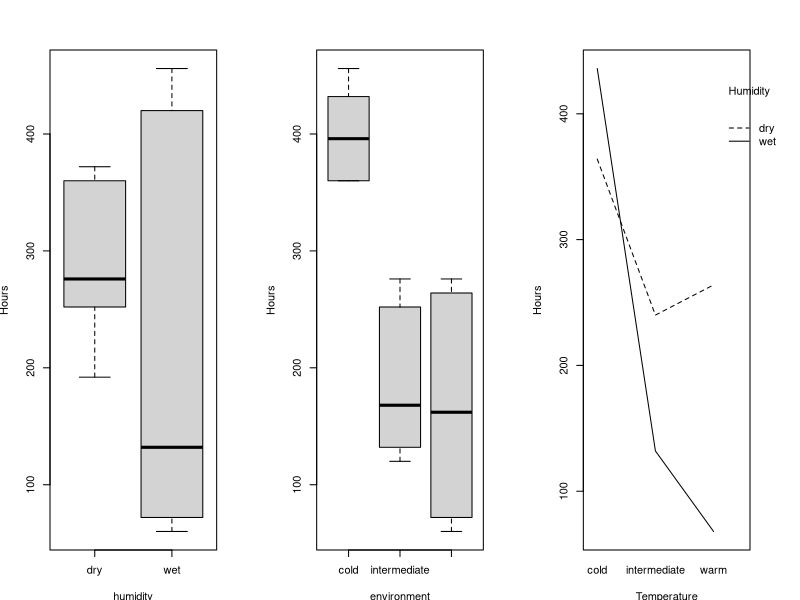
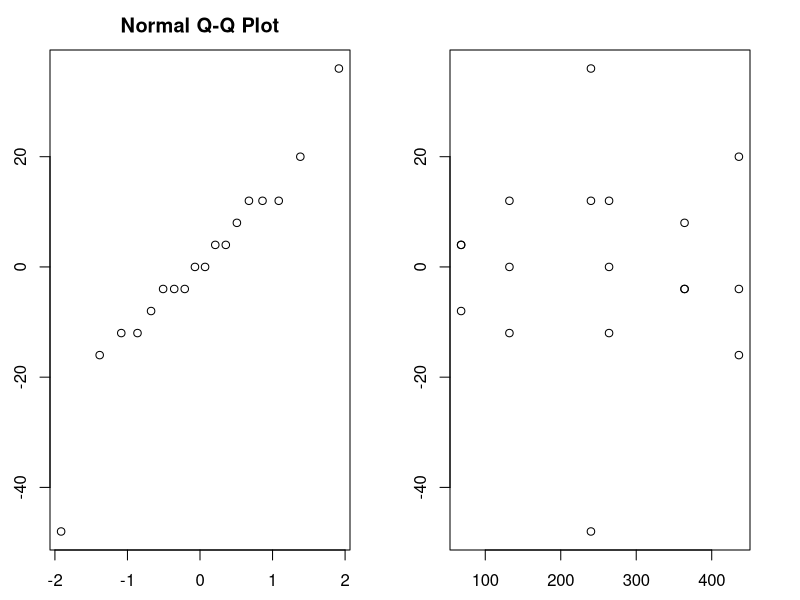
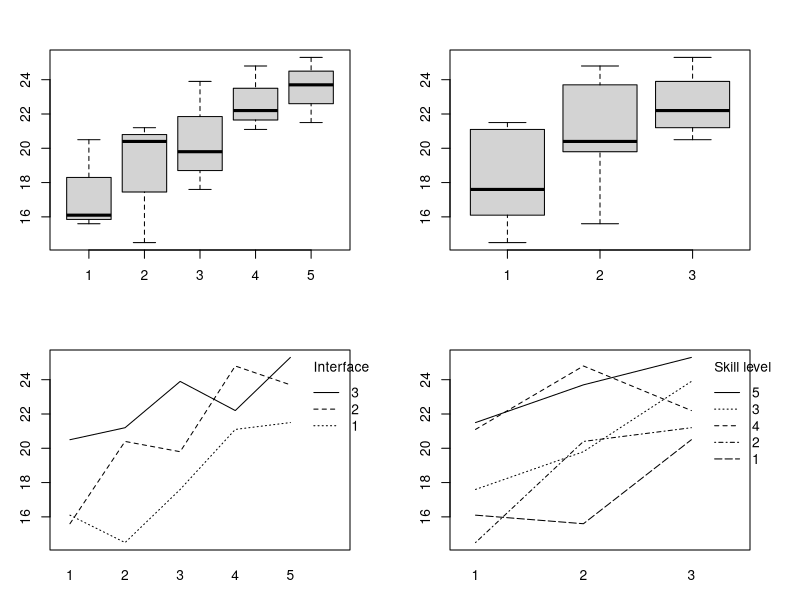
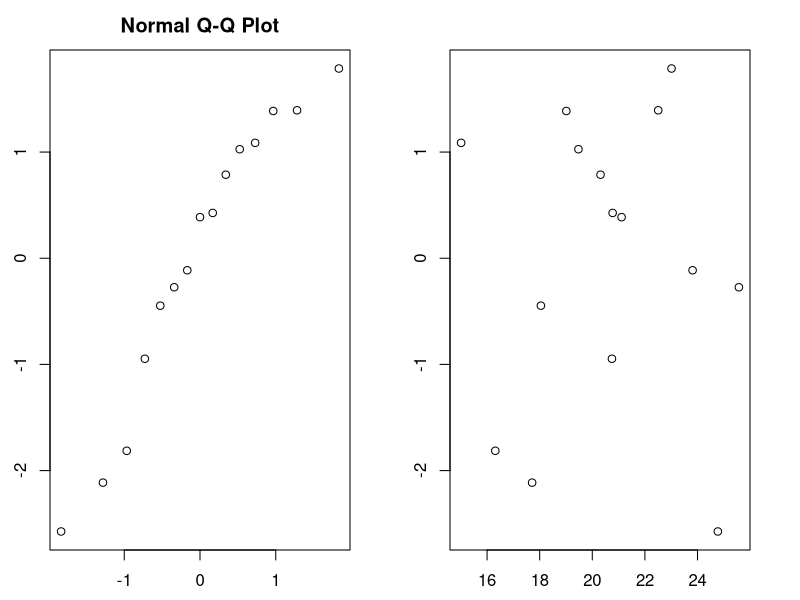
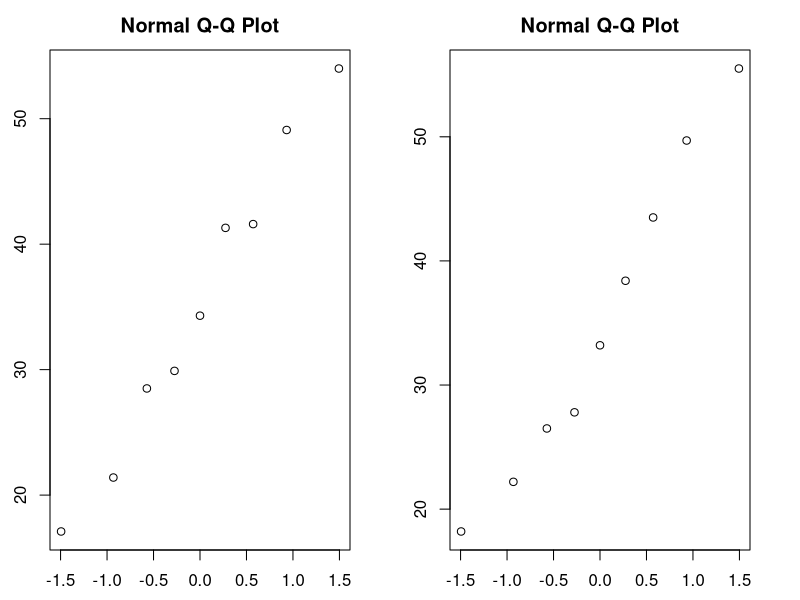
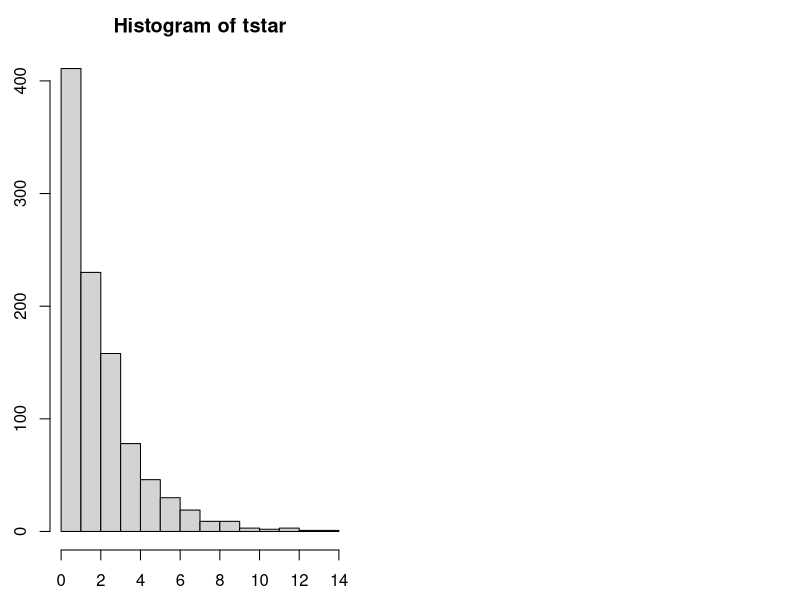
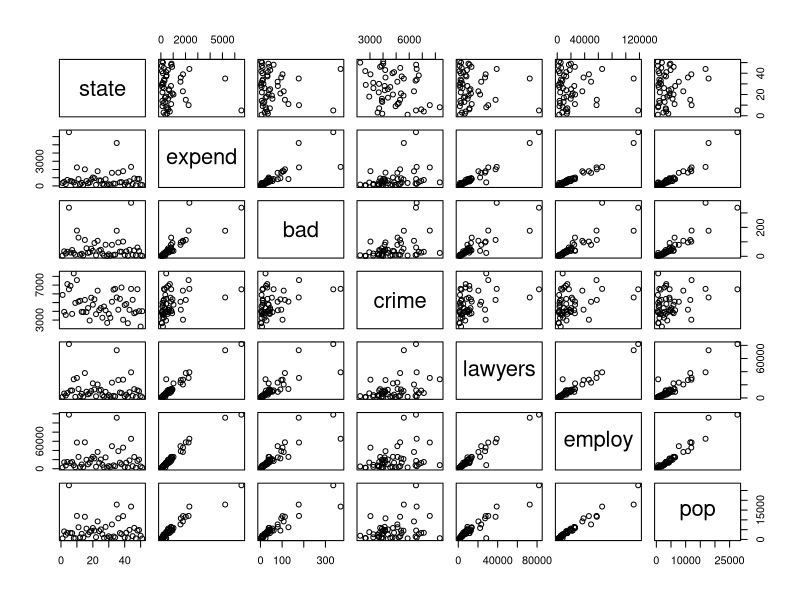
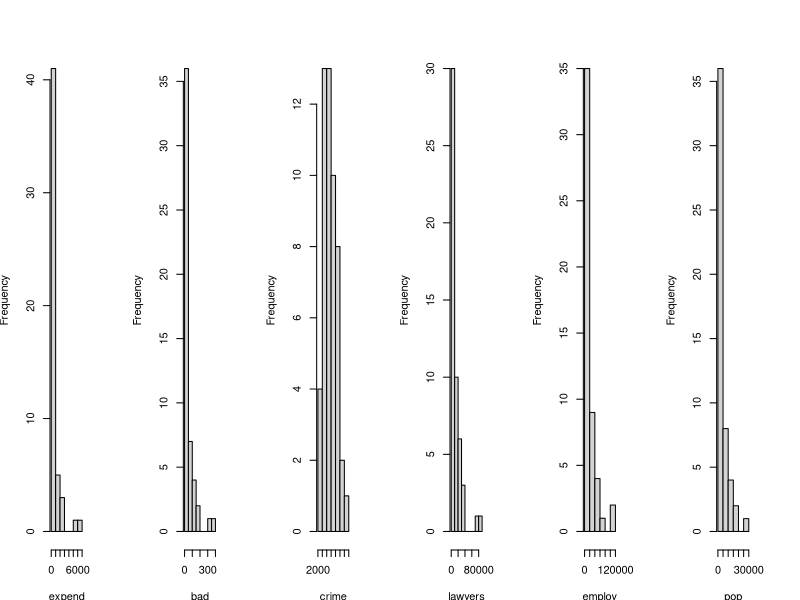

The R source for these figures, in order:
## ---- chunk 1
knitr::opts_chunk$set(echo = FALSE)
knitr::opts_chunk$set(fig.width=8, fig.height=4) 
## ---- chunk 2
bread = read.table("bread.txt", header = TRUE)
par(mfrow=c(1,3),mai = c(0.5, 0.5, 0.5, 0.5))
boxplot(hours ~ humidity, data = bread, ylab = "Hours")
boxplot(hours ~ environment, data = bread, ylab = "Hours")
interaction.plot(bread$environment, bread$humidity, bread$hours, xlab = "Temperature", ylab = "Hours", trace.label = "Humidity")
## ---- chunk 3
breadaov=lm(hours~humidity*environment, data = bread); 
anova(breadaov)
## ---- chunk 4
par(mfrow=c(1,2))
qqnorm(residuals(breadaov))
plot(fitted(breadaov),residuals(breadaov))
## ---- chunk 5
search = read.table("search.txt", header = TRUE)
par(mfrow=c(2,2),mai = c(0.5, 0.5, 0.5, 0.5))
boxplot(time~skill, data=search)
boxplot(time~interface, data=search)
interaction.plot(search$skill,search$interface, search$time, xlab = "Skill level", ylab = "Time", trace.label = "Interface")
interaction.plot(search$interface,search$skill, search$time, xlab = "Interface", ylab = "Time", trace.label = "Skill level")
## ---- chunk 6
search$skill = factor(search$skill)
search$interface = factor(search$interface)
aovsearch=lm(time~interface+skill, data=search)
anova(aovsearch)
summary(aovsearch)
## ---- chunk 7
par(mfrow=c(1,2))
qqnorm(residuals(aovsearch))
plot(fitted(aovsearch),residuals(aovsearch))
## ---- chunk 8
friedman.test(search$time,search$interface,search$skill)
## ---- chunk 9
aovsearch2=lm(time~interface, data=search)
anova(aovsearch2)
## ---- chunk 10
cow = read.table("cow.txt", header = TRUE);
mm = subset(cow, treatment=="A")["milk"]
sf = subset(cow, treatment=="B")["milk"]
mm1 = as.numeric(unlist(mm))
sf1 = as.numeric(unlist(sf))
par(mfrow=c(1,2))
qqnorm(mm1); qqnorm(sf1)
cow$id = factor(cow$id); cow$per = factor(cow$per)
cowanova = lm(milk~id+per+treatment,data = cow)
anova(cowanova)
summary(cowanova)
## ---- chunk 11
library(lme4)
cow$order=factor(cow$order)
cowlmer = lmer(milk~treatment+order+per+(1|id), data=cow, REML = FALSE)
summary(cowlmer)
## ---- chunk 12
cowlmerTreatment = lmer(milk~order+per+(1|id), data=cow, REML = FALSE)
anova(cowlmerTreatment, cowlmer)
cowlmerOrder = lmer(milk~treatment+per+(1|id), data=cow, REML = FALSE)
anova(cowlmerOrder, cowlmer)
cowlmerPer = lmer(milk~treatment+order+(1|id), data=cow, REML = FALSE)
anova(cowlmerPer, cowlmer)
## ---- chunk 13
attach(cow)
t.test(milk[treatment=="A"],milk[treatment=="B"],paired=TRUE)
## ---- chunk 14
data=read.table("nauseatable.txt",header=TRUE)
nausea=c(rep(0,times=100),rep(1,times=52),rep(0,times=32),rep(1,times=35),rep(0,times=48),
  rep(1,times=37))
medicine=c(rep("Chlorpromazine",times=152),rep("Pentobarbital (100mg)",times=67),
  rep("Pentobarbital (150mg)",times=85))
patientdata=data.frame(nausea,medicine)
xtabs(~medicine+nausea,data=patientdata)
## ---- chunk 15
medication=factor(patientdata$medicine)
B=1000
tstar=numeric(B)
for (i in 1:B) {
  patientstar=sample(medication) # permute medicine lables
  tstar[i] = chisq.test(xtabs(~patientstar+patientdata$nausea))[[1]] }
hist(tstar)
test_statistic=chisq.test(xtabs(~patientdata$medicine+patientdata$nausea))[[1]]
pl=sum(tstar<test_statistic)/B;pl
pr=sum(tstar>test_statistic)/B;pr
## ---- chunk 16
chisq.test(xtabs(~patientdata$medicine+patientdata$nausea))
## ---- chunk 17
data=read.table(file="expensescrime.txt",header=TRUE)
plot(data)
## ---- chunk 18
par(mfrow=c(1,ncol(data)-1)) # minus the state column
for (i in 2:ncol(data)) hist(data[,i],xlab=names(data)[i],main=NULL)
## ---- chunk 19
par(mfrow=c(1,ncol(data)-1)) # minus the state column
for (i in 2:ncol(data)) boxplot(data[,i],main=names(data)[i])
## ---- chunk 20
par(mfrow=c(1,5))
plot(data$bad, data$expend,xlab="bad",ylab="expend");abline(lm(expend ~ bad, data=data))
plot(data$crime, data$expend,xlab="crime",ylab="expend");abline(lm(expend ~ crime, data=data))
plot(data$lawyers, data$expend,xlab="lawyers",ylab="expend");abline(lm(expend ~ lawyers, data=data))
plot(data$employ, data$expend,xlab="employ",ylab="expend");abline(lm(expend ~ employ, data=data))
plot(data$pop, data$expend,xlab="pop",ylab="expend");abline(lm(expend ~ pop, data=data))
## ---- chunk 21
round(cor(data[,3:7]),2) # exclude state and expend
## ---- chunk 22
# Round 1
summary(lm(expend~bad,data=data))
summary(lm(expend~crime,data=data))
summary(lm(expend~lawyers,data=data))
summary(lm(expend~employ,data=data))
summary(lm(expend~pop,data=data))
# Round 2
summary(lm(expend~employ+bad,data=data))
summary(lm(expend~employ+crime,data=data))
summary(lm(expend~employ+lawyers,data=data))
summary(lm(expend~employ+pop,data=data))
# Round 3
summary(lm(expend~employ+lawyers+bad,data=data))
summary(lm(expend~employ+lawyers+crime,data=data))
summary(lm(expend~employ+lawyers+pop,data=data))
## ---- chunk 23
summary(lm(expend~bad+crime+lawyers+employ+pop,data=data))
summary(lm(expend~bad+lawyers+employ+pop,data=data))
summary(lm(expend~bad+lawyers+employ,data=data))
summary(lm(expend~lawyers+employ, data=data))
## ---- chunk 24
expendlm = lm(expend~lawyers+employ,data=data)
round(residuals(expendlm),2)
order(abs(residuals(expendlm)))
round(cooks.distance(expendlm),2)
par(mfrow=c(2,4))
plot(1:51,cooks.distance(expendlm),type="b")
plot(residuals(expendlm),data[,5],xlab="residuals",ylab="lawyers")
plot(residuals(expendlm),data[,6],xlab="residuals",ylab="employ")
plot(residuals(expendlm),data[,3],xlab="residuals",ylab="bad")
plot(residuals(expendlm),data[,4],xlab="residuals",ylab="crime")
plot(residuals(expendlm),data[,7],xlab="residuals",ylab="pop")
plot(residuals(expendlm),data[,2],xlab="residuals",ylab="expend")
plot(residuals(expendlm),fitted(expendlm),xlab="residuals",ylab="fitted model")
## ---- chunk 25
par(mfrow=c(2,3))
x = residuals(lm(bad~employ+lawyers,data=data))
y = residuals(lm(expend~employ+lawyers,data=data))
plot(x,y,main="Added variable plot for bad")
x = residuals(lm(crime~employ+lawyers,data=data))
y = residuals(lm(expend~employ+lawyers,data=data))
plot(x,y,main="Added variable plot for crime")
x = residuals(lm(lawyers~pop+crime+bad,data=data))
y = residuals(lm(expend~pop+crime+bad,data=data))
plot(x,y,main="Added variable plot for lawyers")
x = residuals(lm(employ~pop+crime+bad,data=data))
y = residuals(lm(expend~pop+crime+bad,data=data))
plot(x,y,main="Added variable plot for employ")
x = residuals(lm(pop~employ+lawyers,data=data))
y = residuals(lm(expend~employ+lawyers,data=data))
plot(x,y,main="Added variable plot for pop")
qqnorm(residuals(expendlm))
